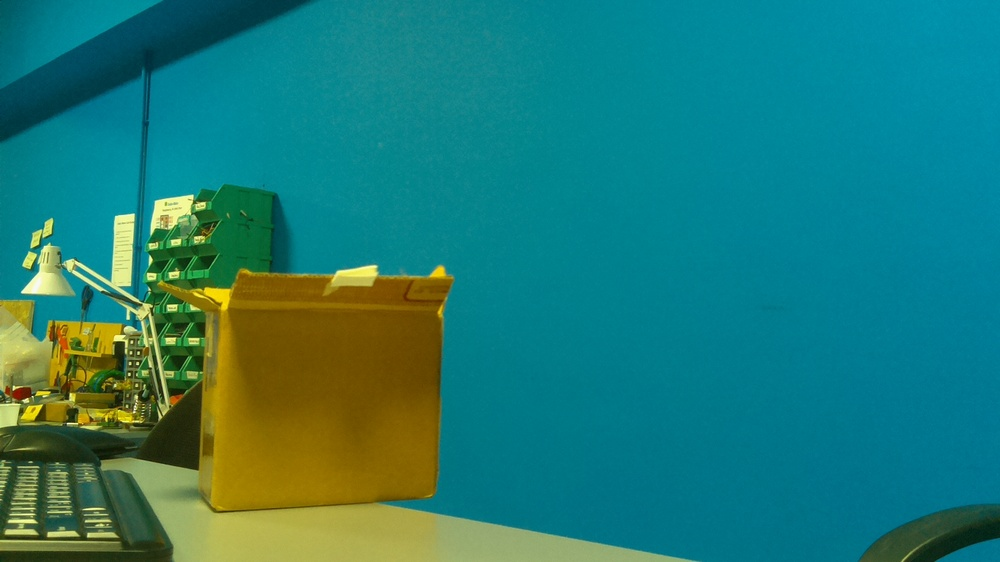
#> input picture test_images/test2.jpg, 1000 x 562 px, shrunk from 1366 x 768 before the run
$ python epipolar_test.py
#> lines starting #> are read from the running program, lines starting #| are printed output that depends on the picture; after the words box and inside, x2 and y2 are one past the last pixel; in counts of white or black regions, pixels touching at a corner belong together
import cv2
import numpy as np
from matplotlib import pyplot as plt

img1 = cv2.imread('test_images/test2.jpg',0)  #queryimage # left image
#> img1: shape (562, 1000); min 15, max 252, mean 95.4
img2 = cv2.imread('test_images/test1.jpg',0) #trainimage # right image
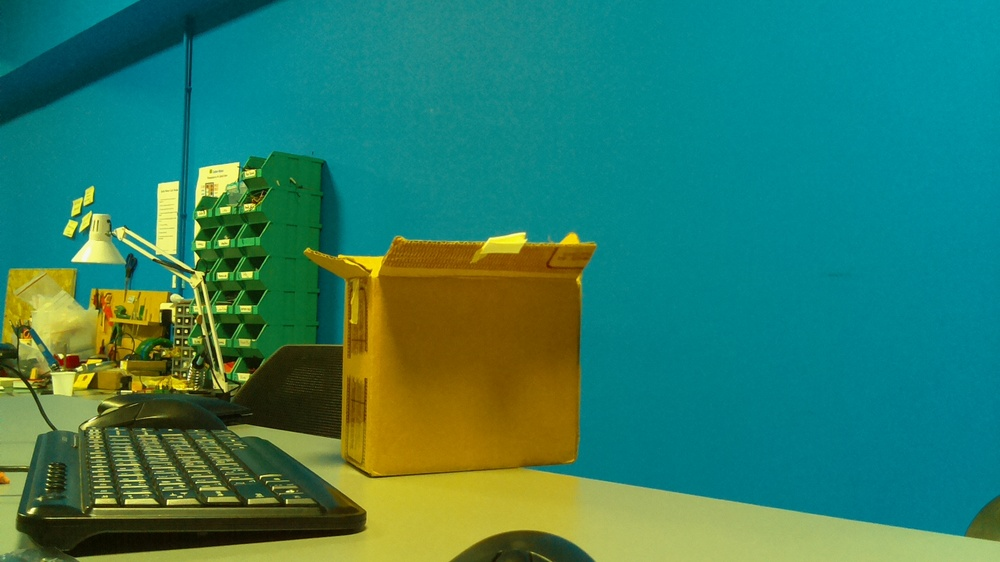
#> input picture test_images/test1.jpg, 1000 x 562 px, shrunk from 1366 x 768 before the run
#> img2: shape (562, 1000); min 7, max 255, mean 100.2

sift = cv2.xfeatures2d.SIFT_create()

# find the keypoints and descriptors with SIFT
kp1, des1 = sift.detectAndCompute(img1,None)
#> kp1 = 780 keypoints; strongest (x, y, size): (137, 363, 2), (129, 374, 2), (138, 353, 1.9), (130, 363, 2)
kp2, des2 = sift.detectAndCompute(img2,None)
#> kp2 = 1258 keypoints; strongest (x, y, size): (178, 342, 2), (187, 321, 2), (178, 331, 2.1), (179, 310, 2)

# FLANN parameters
FLANN_INDEX_KDTREE = 0
index_params = dict(algorithm = FLANN_INDEX_KDTREE, trees = 5)
search_params = dict(checks=50)

flann = cv2.FlannBasedMatcher(index_params,search_params)
matches = flann.knnMatch(des1,des2,k=2)
#> matches = 780 matches

good = []
pts1 = []
pts2 = []

# ratio test as per Lowe's paper
for i,(m,n) in enumerate(matches):
    if m.distance < 0.8*n.distance:
        good.append(m)
        pts2.append(kp2[m.trainIdx].pt)
        pts1.append(kp1[m.queryIdx].pt)
#> after the loop, good = 272 matches; pts1 = 272 pairs, first value 22.54 to 913.9, second value 124.1 to 553.2; pts2 = 272 pairs, first value 10.5 to 906.6, second value 90.68 to 531.1

pts1 = np.int32(pts1)
#> pts1 = 272 pairs, first value 22 to 913, second value 124 to 553
pts2 = np.int32(pts2)
#> pts2 = 272 pairs, first value 10 to 906, second value 90 to 531
F, mask = cv2.findFundamentalMat(pts1,pts2,cv2.FM_LMEDS)
#> F = [[2.73e-22, -8.68e-19, 2.2e-16], [8.2e-19, 1.04e-19, 0.0312], [-1.73e-16, -0.0313, 1]]; mask = 272 values, max 1 at index 1, min 0 at index 0, mean 0.585

# We select only inlier points
pts1 = pts1[mask.ravel()==1]
#> pts1 = 159 pairs, first value 23 to 333, second value 202 to 504
pts2 = pts2[mask.ravel()==1]
#> pts2 = 159 pairs, first value 64 to 485, second value 170 to 472

def drawlines(img1,img2,lines,pts1,pts2):
    ''' img1 - image on which we draw the epilines for the points in img2
        lines - corresponding epilines '''
    r,c = img1.shape
    img1 = cv2.cvtColor(img1,cv2.COLOR_GRAY2BGR)
    img2 = cv2.cvtColor(img2,cv2.COLOR_GRAY2BGR)
    for r,pt1,pt2 in zip(lines,pts1,pts2):
        color = tuple(np.random.randint(0,255,3).tolist())
        x0,y0 = map(int, [0, -r[2]/r[1] ])
        x1,y1 = map(int, [c, -(r[2]+r[0]*c)/r[1] ])
        img1 = cv2.line(img1, (x0,y0), (x1,y1), color,1)
        img1 = cv2.circle(img1,tuple(pt1),5,color,-1)
        img2 = cv2.circle(img2,tuple(pt2),5,color,-1)
    return img1,img2


# Find epilines corresponding to points in right image (second image) and
# drawing its lines on left image
lines1 = cv2.computeCorrespondEpilines(pts2.reshape(-1,1,2), 2,F)
#> lines1 = 159 rows, first 8: [1.26e-15, -1, 291], [1.26e-15, -1, 291], [5.53e-16, -1, 264], [5.53e-16, -1, 264], [1.26e-15, -1, 291], [2.65e-16, -1, 253], [4.23e-15, -1, 404], [4.36e-15, -1, 409]
lines1 = lines1.reshape(-1,3)
img5,img6 = drawlines(img1,img2,lines1,pts1,pts2)
#> the loop in drawlines, `for r,pt1,pt2 in zip(lines,pts1,pts2):` made 159 passes
#> (r, pt1, pt2, color, y0, y1) on passes 1 to 3: ([1.26e-15, -1, 291], [23, 291], [73, 259], (172, 47, 117), 291, 291), ([1.26e-15, -1, 291], [23, 291], [73, 259], (192, 67, 251), 291, 291), ([5.53e-16, -1, 264], [23, 264], [64, 232], (195, 103, 9), 264, 264)
#> after the loop in drawlines, `for r,pt1,pt2 in zip(lines,pts1,pts2):`:
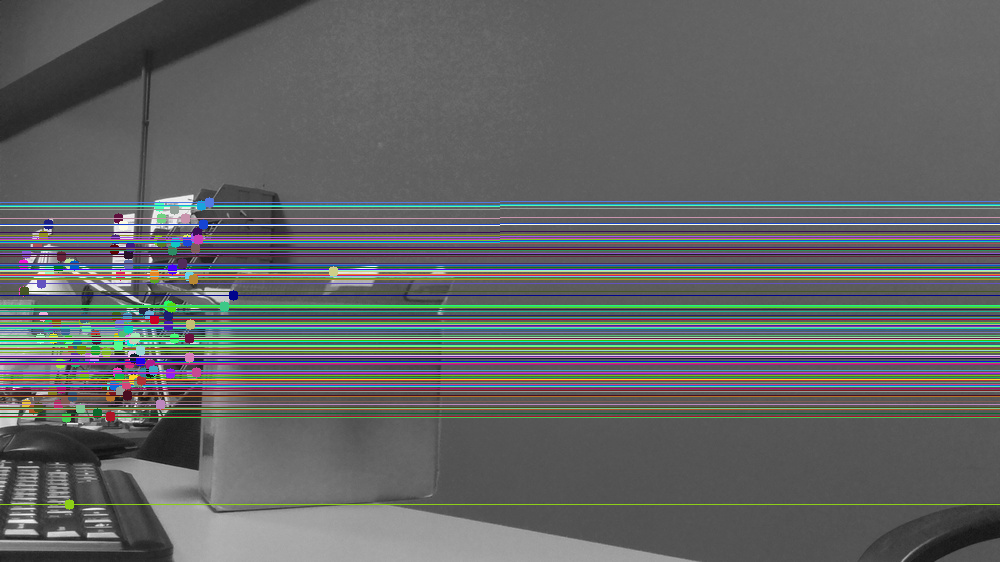
#> img1: shape (562, 1000, 3); mean B, G, R 100.2, 100.2, 97.8
#> after the loop in drawlines, `for r,pt1,pt2 in zip(lines,pts1,pts2):`:
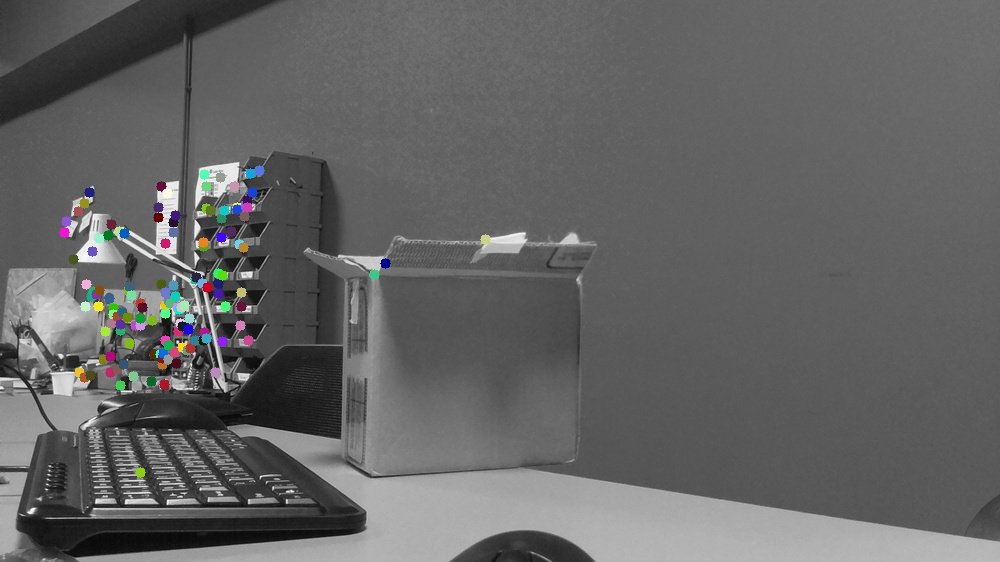
#> img2: shape (562, 1000, 3); mean B, G, R 100, 100.1, 100

# Find epilines corresponding to points in left image (first image) and
# drawing its lines on right image
lines2 = cv2.computeCorrespondEpilines(pts1.reshape(-1,1,2), 1,F)
#> lines2 = 159 rows, first 8: [-1.05e-15, 1, -259], [-1.05e-15, 1, -259], [-2.96e-16, 1, -232], [-2.96e-16, 1, -232], [-1.05e-15, 1, -259], [9.55e-18, 1, -221], [-4.18e-15, 1, -372], [-4.32e-15, 1, -377]
lines2 = lines2.reshape(-1,3)
img3,img4 = drawlines(img2,img1,lines2,pts2,pts1)
#> the loop in drawlines (call 2), `for r,pt1,pt2 in zip(lines,pts1,pts2):` made 159 passes
#> (r, pt1, pt2, color, y0, y1) on passes 1 to 3: ([-1.05e-15, 1, -259], [73, 259], [23, 291], (181, 139, 4), 259, 259), ([-1.05e-15, 1, -259], [73, 259], [23, 291], (167, 92, 173), 259, 259), ([-2.96e-16, 1, -232], [64, 232], [23, 264], (26, 74, 52), 232, 232)
#> pass 1, in drawlines (call 2), `img1 = cv2.line(img1, (x0,y0), (x1,y1), color,1)`:
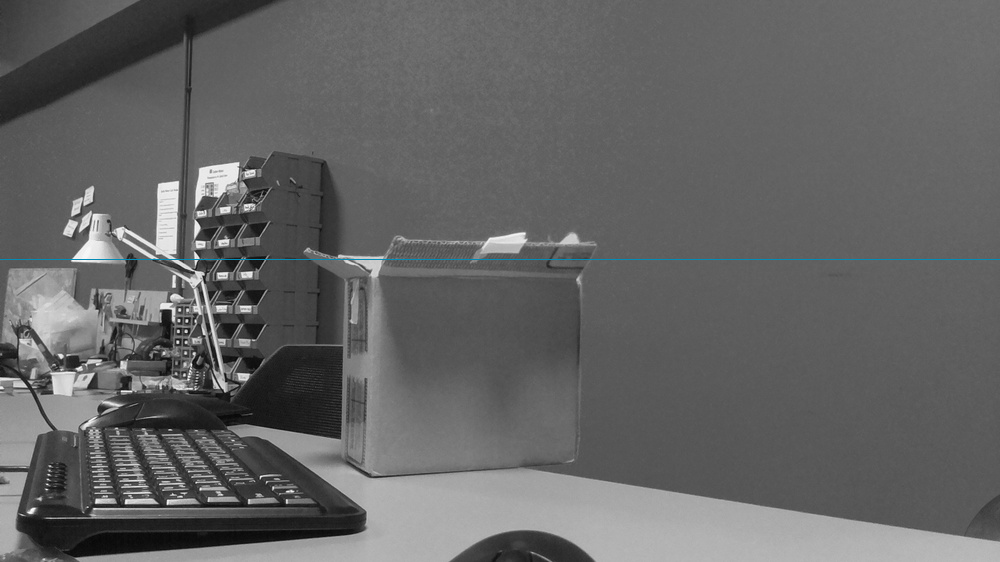
#> img1: shape (562, 1000, 3); mean B, G, R 100.3, 100.2, 100
#> pass 2, in drawlines (call 2), `img1 = cv2.line(img1, (x0,y0), (x1,y1), color,1)`:
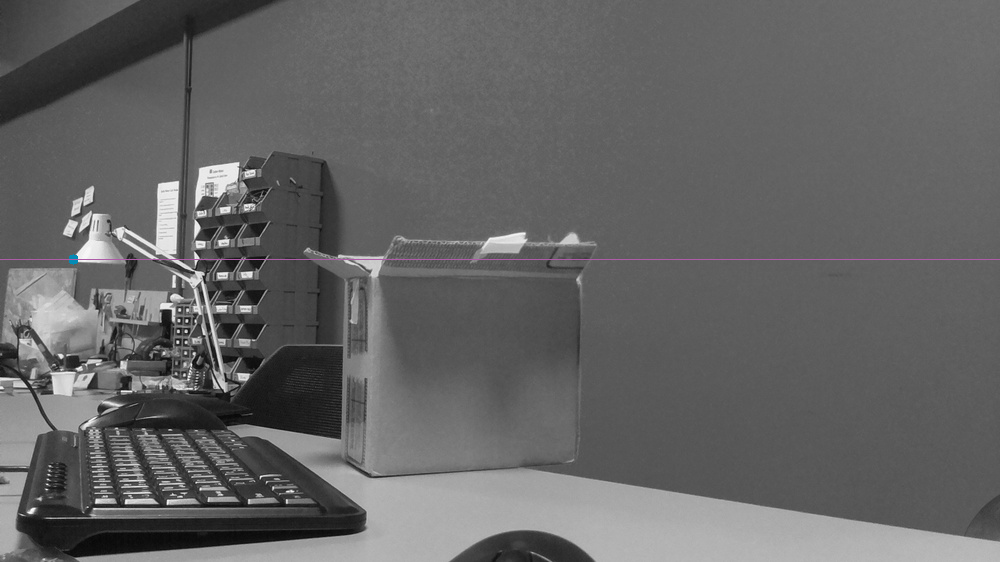
#> img1: shape (562, 1000, 3); mean B, G, R 100.3, 100.1, 100.3
#> after the loop in drawlines (call 2), `for r,pt1,pt2 in zip(lines,pts1,pts2):`:
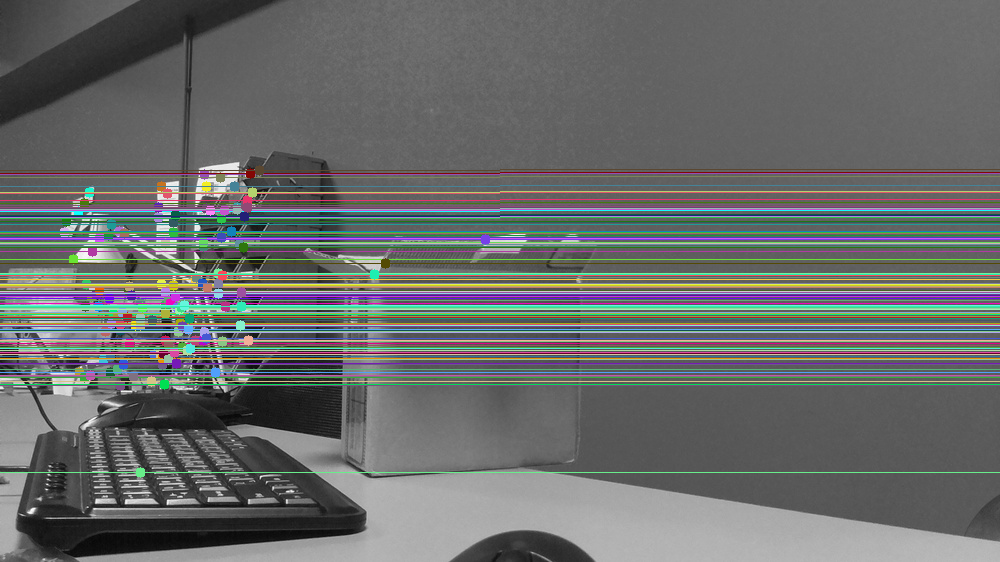
#> img1: shape (562, 1000, 3); 18.91% of pixels changed, all inside (x1, y1, x2, y2) = (0, 165, 1000, 478)
#> after the loop in drawlines (call 2), `for r,pt1,pt2 in zip(lines,pts1,pts2):`:
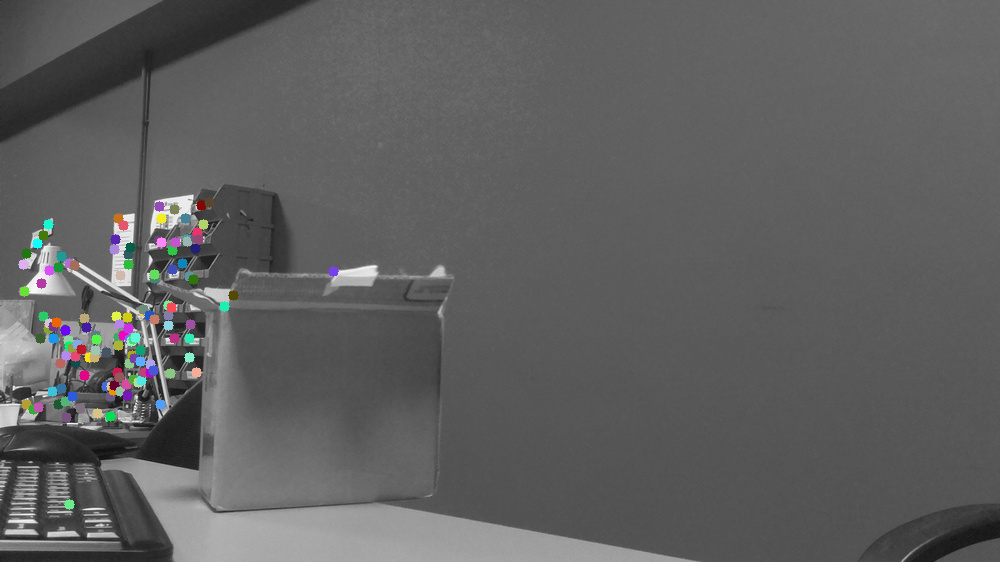
#> img2: shape (562, 1000, 3); mean B, G, R 95.6, 95.6, 95.5

plt.subplot(121),plt.imshow(img5)
plt.subplot(122),plt.imshow(img3)
plt.show()
#> figure, not shown here; B, G, R data is drawn as R, G, B
